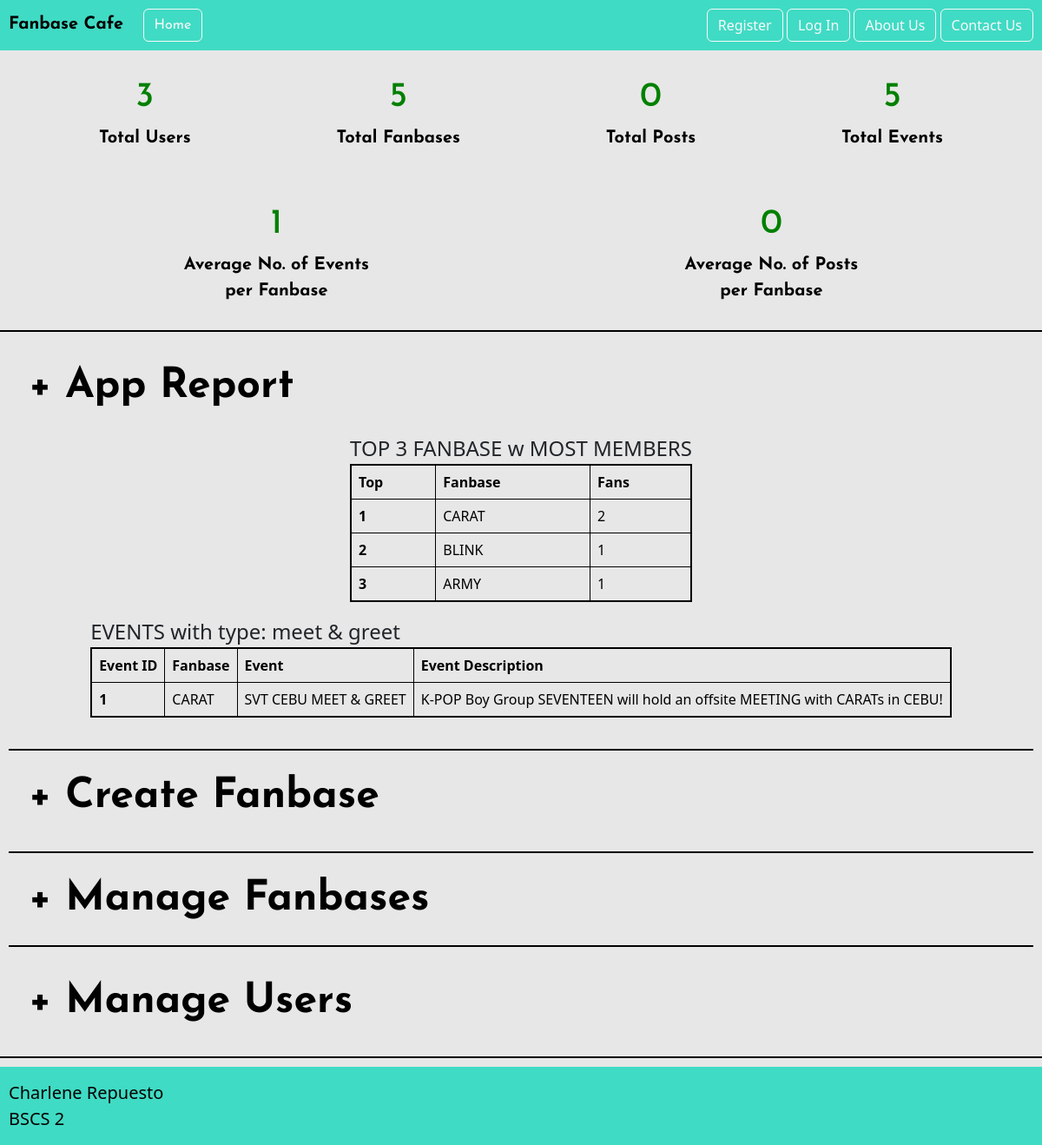
The app's page /manageApp.php with its own data.
### tables this page shows
CREATE TABLE `tblevent` (
  `event_id` int(6) NOT NULL,
  `account_id` int(6) NOT NULL,
  `fanbase_id` int(6) NOT NULL,
  `event_name` varchar(48) NOT NULL,
  `event_type` varchar(30) NOT NULL,
  `event_date` date NOT NULL,
  `event_time` time(6) NOT NULL,
  `event_location` varchar(100) NOT NULL,
  `event_description` varchar(750) NOT NULL
);

CREATE TABLE `tblfanbase` (
  `fanbase_id` int(11) NOT NULL,
  `fanbase_name` varchar(30) NOT NULL,
  `fanbase_artist` varchar(30) NOT NULL,
  `date_created` date NOT NULL,
  `fanbase_description` varchar(500) NOT NULL,
  `fanbase_photo` varchar(150) NOT NULL,
  `fanbase_logo` varchar(150) NOT NULL,
  `isDeleted` int(1) NOT NULL DEFAULT 0
);

### includes/utilities/getFanbasesTable.php (the view, shortened to what this page needs)
<?php
function getAppReports(){
    global $connection;
    $sqlFanbase = "SELECT fanbase_name, count(acc_fanbase_id) as MemberCount
                   FROM tblfanbase, tbluseraccount_fanbase
                   WHERE tblfanbase.fanbase_id = tbluseraccount_fanbase.fanbase_id AND tblfanbase.isDeleted = 0
                   GROUP BY tblfanbase.fanbase_id
                   ORDER BY MemberCount DESC";
    $result = mysqli_query($connection, $sqlFanbase);
    $topFanbasesArr = array();
    $fanbaseTopStr = "<div style='display: flex; flex-direction: column; justify-content: center; border: none; font-size:2vw'>
                        TOP 3 FANBASE w MOST MEMBERS
                        <div class='table-responsive-lg'><table class='table table-bordered table-hover manageAppTable'>
                            <thead>
                                <tr>
                                    <th scope='col'>Top</th>
                                    <th scope='col'>Fanbase</th>
                                    <th scope='col'>Fans</th>
                            </thead>
                            <tbody>";
    if ($result){
        while($row = $result->fetch_assoc()){
            $topFanbasesArr[] = $row;
        }
        $topFanbasesArr = array_splice($topFanbasesArr, 0, 3);
        $count = 1;
        foreach($topFanbasesArr as $fanbase){
            $fanbaseTopStr .= '
                <tr>
                    <th scope="row">'.$count.'</td>
                    <td>'.$fanbase['fanbase_name'].'</td>
                    <td>'.$fanbase['MemberCount'].'</td>
                </tr>
            ';
            $count++;
        }
    }
    $fanbaseTopStr .= '</tbody></table></div></div>';
    $sqlEvent = "SELECT event_id, fanbase_name, event_name, event_description
                 FROM tblevent, tblfanbase
                 WHERE tblevent.fanbase_id = tblfanbase.fanbase_id AND event_type = 'MEET & GREET'";
    $result = mysqli_query($connection, $sqlEvent);
    $eventArr = array();
    $eventStr = "<div style='display: flex; flex-direction: column; justify-content: center; border: none; font-size:2vw'>
                    EVENTS with type: meet & greet
                    <div class='table-responsive-lg'><table class='table table-bordered table-hover manageAppTable'>
                        <thead>
                            <tr>
                                <th scope='col'>Event ID</th>
                                <th scope='col'>Fanbase</th>
                                <th scope='col'>Event</th>
                                <th scope='col'>Event Description</th>
                        </thead>
                        <tbody>";
    if ($result){
        while ($row = $result->fetch_assoc()){
            $eventArr[] = $row;
        }
        foreach($eventArr as $event){
            $eventStr .= '
                <tr>
                    <th scope="row">'.$event['event_id'].'</td>
                    <td>'.$event['fanbase_name'].'</td>
                    <td>'.$event['event_name'].'</td>
                    <td>'.$event['event_description'].'</td>
                </tr>
            ';
        }
    }
    $eventStr .= '</tbody></table></div></div>';
    return $fanbaseTopStr.$eventStr;
}

### css/styles.css (style rules this page uses)
.manageAppTable { border: 2px black solid; --bs-table-bg: #e7e7e7; }

### records on screen
tblevent: event_id "1", fanbase.fanbase_name "CARAT", event_name "SVT CEBU MEET & GREET", event_description "K-POP Boy Group SEVENTEEN will hold an offsite MEETING with CARATs in CEBU!"

### other values on screen
$usercount "3"
$fanbasecount "5"
$postTotal "0"
$eventTotal "5"
$eventAverage "1"
$postAverage "0"
$fanbase['fanbase_name'] "CARAT"
$fanbase['MemberCount'] "2"
$fanbase['fanbase_name'] "BLINK"
$fanbase['MemberCount'] "1"
$fanbase['fanbase_name'] "ARMY"
